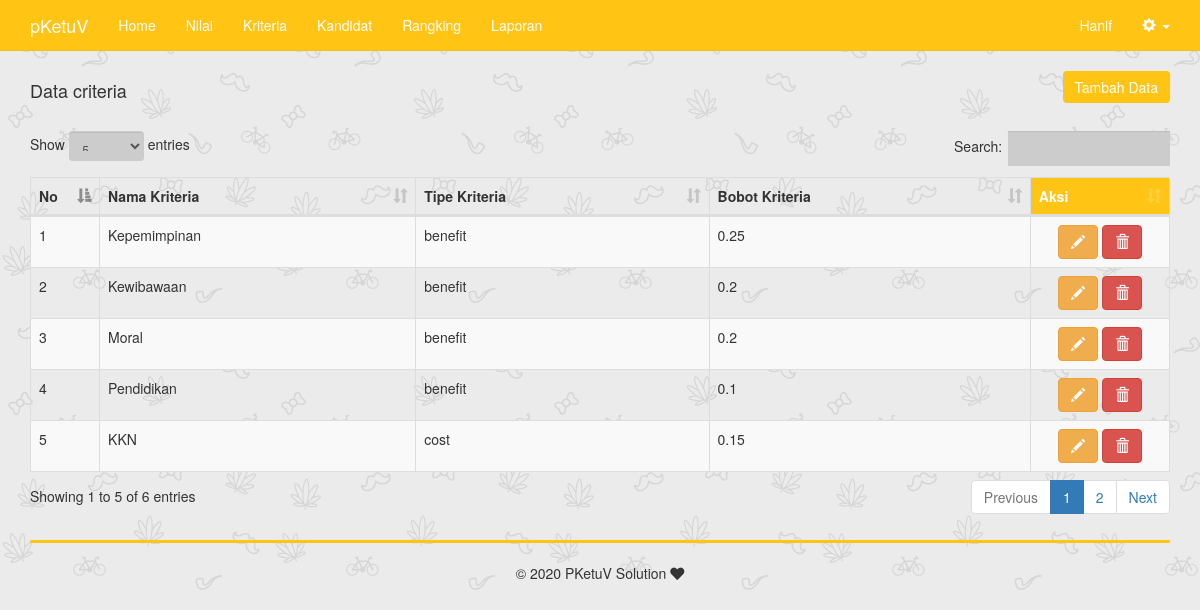
The page /criteria.php (signed in) on the database its author committed.
### tables this page shows
CREATE TABLE `criteria` (
  `id_kriteria` int(11) NOT NULL,
  `nama_kriteria` varchar(255) NOT NULL,
  `tipe_kriteria` varchar(10) NOT NULL,
  `bobot_kriteria` double NOT NULL
);

### includes/criteria.inc.php (called while the page is built, shortened)
<?php
class criteria{
	private $conn;
	private $table_name = "criteria";
	public function __construct($db){
		$this->conn = $db;
	}
	function readAll(){
		$query = "SELECT * FROM ".$this->table_name." ORDER BY id_kriteria ASC";
		$stmt = $this->conn->prepare( $query );
		$stmt->execute();
		return $stmt;
	}
}
?>

### criteria.php (the view)
<?php
include_once 'header.php';
if (isset($_SESSION['role'])) {
    if ($_SESSION['role'] != base64_encode('Admin')) { ?>
        <div class="container">
            <div class="text-center">Halaman ini hanya untuk hak akses Admin saja!</div>
        </div>
    <?php } else {
include_once 'includes/criteria.inc.php';
$pro = new criteria($db);
$stmt = $pro->readAll();
?>
	<div class="row">
		<div class="col-md-6 text-left">
			<h4>Data criteria</h4>
		</div>
		<div class="col-md-6 text-right">
			<button onclick="location.href='criteria-baru.php'" class="btn btn-primary" id="btn-tambah">Tambah Data</button>
		</div>
	</div>
	<br/>
	<table width="100%" class="table table-striped table-bordered" id="tabeldata">
        <thead>
            <tr>
                <th width="30px">No</th>
                <th>Nama Kriteria</th>
                <th>Tipe Kriteria</th>
                <th>Bobot Kriteria</th>
                <th width="100px" id="bg-hasil">Aksi</th>
            </tr>
        </thead>
        <tbody>
<?php
$no=1;
while ($row = $stmt->fetch(PDO::FETCH_ASSOC)){
?>
            <tr>
                <td><?php echo $no++ ?></td>
                <td><?php echo $row['nama_kriteria'] ?></td>
                <td><?php echo $row['tipe_kriteria'] ?></td>
                <td><?php echo $row['bobot_kriteria'] ?></td>
                <td class="text-center">
					<a href="criteria-ubah.php?id=<?php echo $row['id_kriteria'] ?>" class="btn btn-warning"><span class="glyphicon glyphicon-pencil" aria-hidden="true"></span></a>
					<a href="criteria-hapus.php?id=<?php echo $row['id_kriteria'] ?>" onclick="return confirm('Yakin ingin menghapus data')" class="btn btn-danger"><span class="glyphicon glyphicon-trash" aria-hidden="true"></span></a>
			    </td>
            </tr>
<?php
}
?>
        </tbody>
    </table>
<?php
include_once 'footer.php';
    }
}
?>

### css/custom.css (style rules this page uses)
#bg-hasil { background: #ffc414;color: white; }
#btn-tambah { background: #ffc414;color: white;border: none; }
a { color: inherit; }

### rows shown on the page
criteria: nama_kriteria "Kepemimpinan", tipe_kriteria "benefit", bobot_kriteria "0.25"
criteria: nama_kriteria "Kewibawaan", tipe_kriteria "benefit", bobot_kriteria "0.2"
criteria: nama_kriteria "Moral", tipe_kriteria "benefit", bobot_kriteria "0.2"
criteria: nama_kriteria "Pendidikan", tipe_kriteria "benefit", bobot_kriteria "0.1"
criteria: nama_kriteria "KKN", tipe_kriteria "cost", bobot_kriteria "0.15"

### other values the page prints
$_SESSION['nama_lengkap'] "Hanif"
